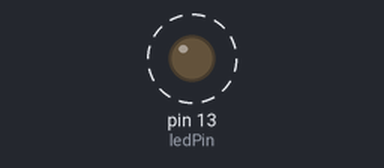
The sketch below on a simulated Arduino Uno, built with avr-gcc and run on an emulated ATmega328P. On the bench: output pins drawn as LEDs (lit = HIGH). Dashed ring = blinking.

Above: at 0.4 s.
Timing chart, 0 to 3.3 s (numbered marks = the images above):
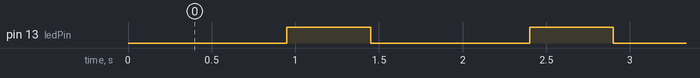

Measured:
- by itself, pin 13 (ledPin): alternates HIGH for 0.50 s and LOW for 0.95 s

The sketch:

send.ino
```cpp
/*
  Example for different sending methods

  http://code.google.com/p/rc-switch/

  Need help? http://forum.ardumote.com
*/

#include <RCSwitch.h>

RCSwitch mySwitch = RCSwitch();
int ledPin = 13;
void setup() {

  Serial.begin(9600);
  pinMode(ledPin, OUTPUT);
  // Transmitter is connected to Arduino Pin #10
  mySwitch.enableTransmit(10);

  // Optional set pulse length.
  mySwitch.setPulseLength(320);

  // Optional set protocol (default is 1, will work for most outlets)
  mySwitch.setProtocol(1);

  // Optional set number of transmission repetitions.
   mySwitch.setRepeatTransmit(15);

}

void loop() {

  /* See Example: TypeA_WithDIPSwitches */
 /* mySwitch.switchOn("11111", "00010");
  delay(1000);
  mySwitch.switchOn("11111", "00010");
  delay(1000);*/

  /* Same switch as above, but using decimal code */
 /* mySwitch.send(803701, 24);
  delay(1000);
  mySwitch.send(5396, 24);
  delay(1000);  */

  /* Same switch as above, but using binary code */
  mySwitch.send(803701, 24);
  //mySwitch.send("000011000100001101110101");
  // delay(1000);
  //mySwitch.send("000000000001010100010100");
  delay(500);
  digitalWrite(ledPin,HIGH);
  delay(500);
  digitalWrite(ledPin,LOW);
  /* Same switch as above, but tri-state code */
 /* mySwitch.sendTriState("00000FFF0F0F");
  delay(1000);
  mySwitch.sendTriState("00000FFF0FF0");
  delay(1000);*/

 // delay(20000);
}
```
